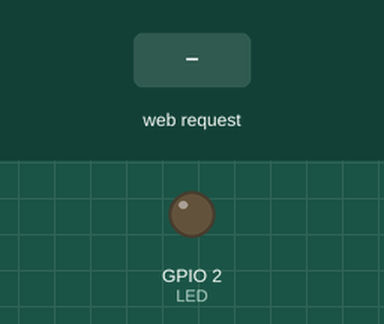
Recording of a sketch running on a simulated ESP32. Parts: output pins drawn as LEDs (lit = HIGH). The test bench sets the inputs (shaded band). WiFi joins after 1.5 s; servers stay silent unless stated; what the sketch prints to the serial monitor is not drawn.

Above: at 2.7 s.
2.8 s: HTTP request GET /light1off received
At 3.1 s:
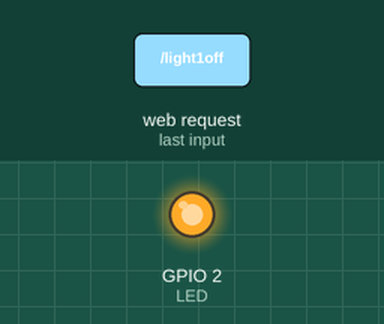
4.3 s: HTTP request GET /light1on received
At 5.4 s:
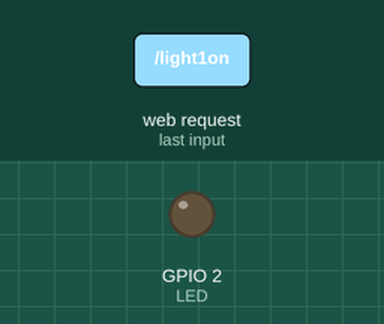
Timing chart, 0 to 7.3 s (numbered marks = the images above; inputs shaded):
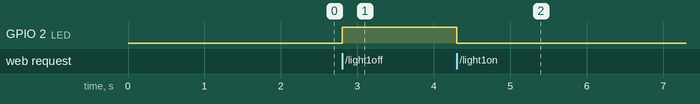

Measured:
- after the input at 2.8 s, GPIO 2 (LED): LOW → HIGH at once
- after the input at 4.3 s, GPIO 2 (LED): HIGH → LOW at once

The sketch:

Exp01_Master_slave_MasterCode.ino
```cpp
//Libraries
#include <WiFi.h>
//Constants
#define NUM_SLAVES 1
#define LED 2
//Parameters
String nom = "Master";
const char* ssid = "mikemighty";
const char* password = "wewillrockyou010";
//Variables
bool sendCmd = false;
String slaveCmd = "0";
String slaveState = "0";
//Objects
WiFiServer server(80);
WiFiClient browser;
IPAddress ip(192, 168, 0, 121);//192.168.0.121
IPAddress gateway(192, 168, 0, 1);//192.168.0.1
IPAddress subnet(255,255,255, 0);//255.255.255.0
void setup() {
 	//Init Serial USB
 	Serial.begin(115200);
 	Serial.println(F("Initialize System"));
 	//Init ESP32 Wifi
 	WiFi.config(ip, gateway, subnet); 						// forces to use the fix IP
 	WiFi.begin(ssid, password);
 	while (WiFi.status() != WL_CONNECTED) {
 			delay(500);
 			Serial.print(F("."));
 	}
 	server.begin();
 	Serial.print(nom);
 	Serial.print(F(" connected to Wifi! IP address : http://")); Serial.println(WiFi.localIP()); // Print the IP address
 	pinMode(LED, OUTPUT);
}
void loop() {
 	clientRequest();
}
void clientRequest( ) { /* function clientRequest */
 	////Check if client connected
 	WiFiClient client = server.available();
 	client.setTimeout(50);
 	if (client) {
 			if (client.connected()) {
 					//Print client IP address
 					Serial.print(" ->");Serial.println(client.remoteIP());
 					String request = client.readStringUntil('\r'); //receives the message from the client

 					if (request.indexOf("Slave0") == 0) {
 							//Handle slave request
 							Serial.print("From "); Serial.println(request);
 							int index = request.indexOf(":");
 							String slaveid = request.substring(0, index);
 							slaveState = request.substring(request.indexOf("x") + 1, request.length());
 							Serial.print("state received: "); Serial.println(slaveState);
 							client.print(nom);
 							if (sendCmd) {
 									sendCmd = false;
 									client.println(": Ok " + slaveid + "! Set state to x" + String(slaveCmd) + "\r");
 							} else {
 									client.println(": Hi " + slaveid + "!\r"); // sends the answer to the client
 							}
 							client.stop(); 															// terminates the connection with the client
 					} else {
 							Serial.print("From Browser : "); Serial.println(request);

 							handleRequest(request);
 							webpage(client);
 					}
 			}
 	}
}
void handleRequest(String request) { /* function handleRequest */
 	////Check if client connected
 	if (request.indexOf("/light1on") > 0) 	{
 			digitalWrite(LED, LOW);
 	}
 	if (request.indexOf("/light1off") > 0) 	{
 			digitalWrite(LED, HIGH);
 	}
 	if (request.indexOf("/light2on") > 0) 	{
 			sendCmd = true;
 			slaveCmd = "1";
 	}
 	if (request.indexOf("/light2off") > 0) 	{
 			sendCmd = true;
 			slaveCmd = "0";
 	}
}
void webpage(WiFiClient browser) { /* function webpage */
 	////Send webpage to browser
 	browser.println("HTTP/1.1 200 OK");
 	browser.println("Content-Type: text/html");
 	browser.println(""); // 	do not forget this one
 	browser.println("<!DOCTYPE HTML>");
 	browser.println("<html>");
 	browser.println("<head>");
 	browser.println("<meta name='apple-mobile-web-app-capable' content='yes' />");
 	browser.println("<meta name='apple-mobile-web-app-status-bar-style' content='black-translucent' />");
 	browser.println("</head>");
 	browser.println("<body style = ' background-color:#000000; color:white;'>");
 	browser.println("<hr/><hr>");
 	browser.println("<h1><center> Esp32 Electrical Device Control </center></h1>");
 	browser.println("<hr/><hr>");
 	browser.println("<br><br>");
 	browser.println("<br><br>");
 	browser.println("<h2> Commands </h2>");
 	browser.println("<center>");
 	browser.println("Built-in LED");
 	browser.println("<a href='/light1on'><button>Turn On </button></a>");
 	browser.println("<a href='/light1off'><button>Turn Off </button></a><br />");
 	browser.println("</center>");
 	browser.println("<br><br>");
 	browser.println("<center>");
 	browser.println("Device 2");
 	browser.println("<a href='/light2on'><button>Turn On </button></a>");
 	browser.println("<a href='/light2off'><button>Turn Off </button></a><br />");
 	browser.println("</center>");
 	browser.println("<br><br>");
 	browser.println("<br><br>");
 	browser.println("<h2> Data </h2>");
 	browser.println("<center>");
 	browser.println("<table border='5'>");
 	browser.println("<tr>");
 	if (digitalRead(LED))
 	{
 			browser.print("<td>LED is OFF</td>");
 	}
 	else
 	{
 			browser.print("<td>LED is ON</td>");
 	}
 	browser.println("<br />");
 	if (slaveState == "1") //(digitalRead(4))
 	{
 			browser.print("<td>Light 2 is OFF</td>");
 	}
 	else
 	{
 			browser.print("<td>Light 2 is ON</td>");
 	}
 	browser.println("</tr>");
 	browser.println("</table>");
 	browser.println("</center>");
 	browser.println("</body></html>");
 	delay(1);
}
```
